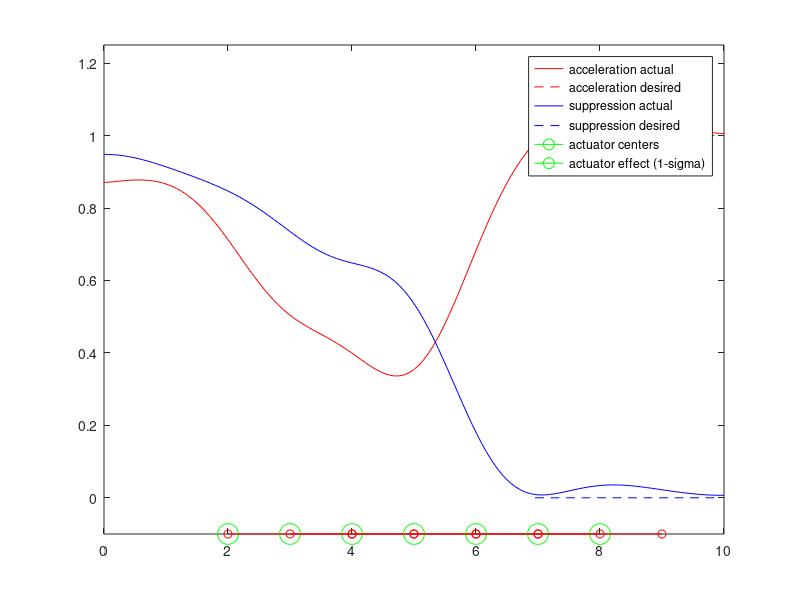

This figure's MATLAB source:
clc
clear
close all

load('openloop_accel.mat')
load('openloop_supress.mat')

a = 10; % axon length 
J = 128; % number of spatial points
z = a/J; % spatial discretization
x = (0:z:a)';

% figure()
% plot(cost_accel)
% hold on 
% plot(cost_suppress)
% hold off
% legend('acceleration', 'suppression')

h_d_accel = NaN(size(x));
h_d_supp = NaN(size(x));
range = round(0.7*J):round(0.99*J);
h_d_accel(range,1) = 1; 
h_d_supp(range,1) = 0; 

ylim_lower = -0.1;

figure()
plot(x, final_accel_profile, 'r')
hold on 
plot(x, h_d_accel, '--r')
hold on
plot(x, suppress_end_profile, 'b')
hold on
plot(x, h_d_supp, '--b')
hold on;
plot(0.2*a, ylim_lower,'-go','MarkerSize',15);
hold on;
xtemp = [0.2*a - 0.1*a: 0.01: 0.2*a + 0.1*a];
norm = normpdf(x,0,1);
% line([0.2*a - 0.1*a, 0.2*a + 0.1*a], [ylim_lower, ylim_lower], 'Color','red', 'Marker', 'o');
hold on;
plot(0.3*a, ylim_lower,'-go','MarkerSize',15);
hold on;
line([0.3*a - 0.1*a, 0.3*a + 0.1*a], [ylim_lower, ylim_lower], 'Color','red', 'Marker', 'o');
hold on;
plot(0.4*a, ylim_lower,'-go','MarkerSize',15);
hold on;
line([0.4*a - 0.1*a, 0.4*a + 0.1*a], [ylim_lower, ylim_lower], 'Color','red', 'Marker', 'o');
hold on;    
plot(0.5*a, ylim_lower,'-go','MarkerSize',15);
hold on;
line([0.5*a - 0.1*a, 0.5*a + 0.1*a], [ylim_lower, ylim_lower], 'Color','red', 'Marker', 'o');
hold on;
plot(0.6*a, ylim_lower,'-go','MarkerSize',15);
hold on;
line([0.6*a - 0.1*a, 0.6*a + 0.1*a], [ylim_lower, ylim_lower], 'Color','red', 'Marker', 'o');
hold on;
plot(0.7*a, ylim_lower,'-go','MarkerSize',15);
hold on;
line([0.7*a - 0.1*a, 0.7*a + 0.1*a], [ylim_lower, ylim_lower], 'Color','red', 'Marker', 'o');
hold on;    
plot(0.8*a, ylim_lower,'-go','MarkerSize',15);
hold on;
line([0.8*a - 0.1*a, 0.8*a + 0.1*a], [ylim_lower, ylim_lower], 'Color','red', 'Marker', 'o');
hold on;
ylim([ylim_lower 1.25])
legend('acceleration actual', 'acceleration desired', 'suppression actual', 'suppression desired', 'actuator centers', 'actuator effect (1-sigma)')


